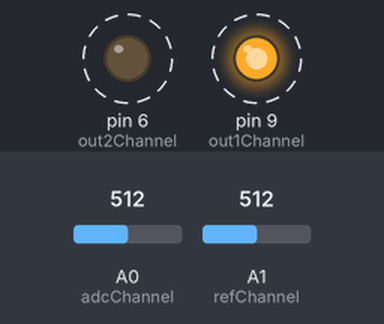
The sketch below on a simulated Arduino Uno, built with avr-gcc and run on an emulated ATmega328P. Shown: output pins drawn as LEDs (lit = HIGH). Dashed ring = blinking. The test bench sets the inputs (shaded band); at power-on: A0 (adcChannel) = 512, A1 (refChannel) = 512. What the sketch prints to the serial monitor is not drawn.

Above: at 0.05 s.
Timing chart, 0 to 3.0 s (numbered marks = the images above):
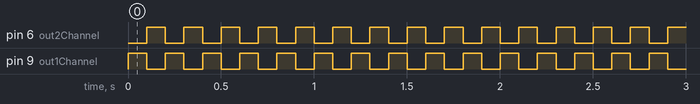

Measured:
- by itself, pin 6 (out2Channel), pin 9 (out1Channel): alternates HIGH for 0.10 s and LOW for 0.10 s

The sketch:

Arduino-Signalmonitor-bipolar.ino
```cpp
#include <TimerOne.h>

int faADC  = 200;

int msHigh = 100;
int msLow  = 100;   // Digitaler Ausgang
int out1Channel = 9;  // D9
int out2Channel = 6;  // D9
// Analoge Eingänge
int refChannel = 1;  // A1
int adcChannel = 0;  // A0

void setup() {
  // put your setup code here, to run once:
  pinMode(out1Channel,OUTPUT);
  pinMode(out2Channel,OUTPUT);
  Serial.begin(115200);
  Timer1.initialize(1000000/faADC);
  Timer1.attachInterrupt(readADC);
}

void loop() {
  // put your main code here, to run repeatedly:
  digitalWrite(out1Channel,HIGH);
  digitalWrite(out2Channel,LOW);
  delay(msHigh);
  digitalWrite(out1Channel,LOW);
  digitalWrite(out2Channel,HIGH);
  delay(msLow);
}

void readADC() {
  int refValue = analogRead(refChannel);
  int adcValue = analogRead(adcChannel);
  Serial.print("REF:");
  Serial.print(refValue);
  Serial.print(",");
  Serial.print("ADC:");
  Serial.println(adcValue);
}

void serialEvent() {
  char inChar = Serial.read();
  if (inChar == 's') {   // 's'top
    Timer1.stop();
  }
  if (inChar == 't') {   //  restar't'
    Timer1.restart();
  }
}
```
